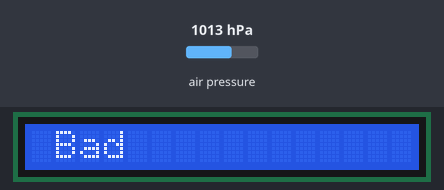
This sketch was run on a simulated Arduino Uno, built with avr-gcc and run on an emulated ATmega328P. Parts: 16×1 character LCD. The test bench sets the inputs (shaded band); at power-on: air pressure 1013 hPa. What the sketch prints to the serial monitor is not drawn.

Above: at 3.6 s.
3.7 s: air pressure set to 952 hPa
At 9.3 s:
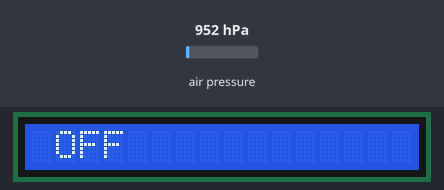
9.7 s: air pressure set to 1000 hPa
At 15.9 s:
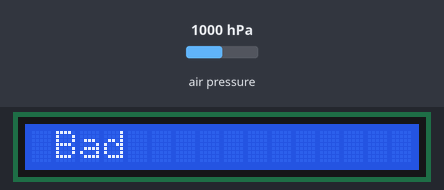
16.5 s: air pressure set to 975 hPa
At 20.9 s:
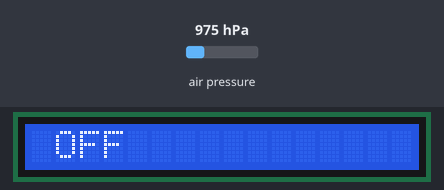
Timing chart, 0 to 22.4 s (numbered marks = the images above; inputs shaded):
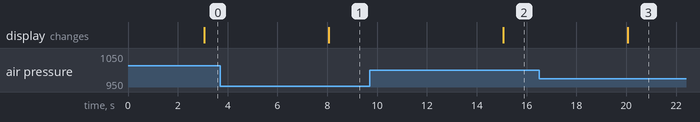

The sketch:

spirometer.ino
```cpp
#include<Wire.h>
#include<Adafruit_BMP085.h>
#include<LiquidCrystal.h>

Adafruit_BMP085 bmp;

const int rs =12, en =11, d4= 5, d5=4, d6 =3, d7 =2;
LiquidCrystal lcd(rs, en, d4, d5, d6, d7);
long pres=0;

void setup() {
  // put your setup code here, to run once:
   Serial.begin(9600);
   lcd.begin(16, 1);
   if (!bmp.begin())
   {
      Serial.println("Could not find a valid bmp");
      while(1){}
   }


}

void loop() {
  // put your main code here, to run repeatedly:
  pres = bmp.readPressure();
  delay(3000);
  lcd.setCursor(0,0);
  if (pres < 99000)
  {
      Serial.println(pres);
      lcd.print(" ");
      lcd.print("OFF");
      Serial.println("OFF");
      delay(500);
  }

  if (pres >99000 && pres < 105666)
  {

    Serial.println(pres);
    lcd.print(" ");
    lcd.print("Bad");
    Serial.println("Bad");
    delay(2000);
  }

  if (pres >105667 && pres < 112332)
  {

    Serial.println(pres);
    lcd.print(" ");
    lcd.print("Good");
    Serial.println("Good");
    delay(2000);
  }
  if (pres > 112333)
  {
      Serial.println(pres);
      lcd.print(" ");
      lcd.print("Excellent");
      Serial.println("Excellent");
      delay(500);
  }


}
```

Measured:
- after the input at 3.7 s, the display: changes after 4.4 s (image 1)
- after the input at 9.7 s, the display: changes after 5.4 s (image 2)
- after the input at 16.5 s, the display: changes after 3.6 s (image 3)
